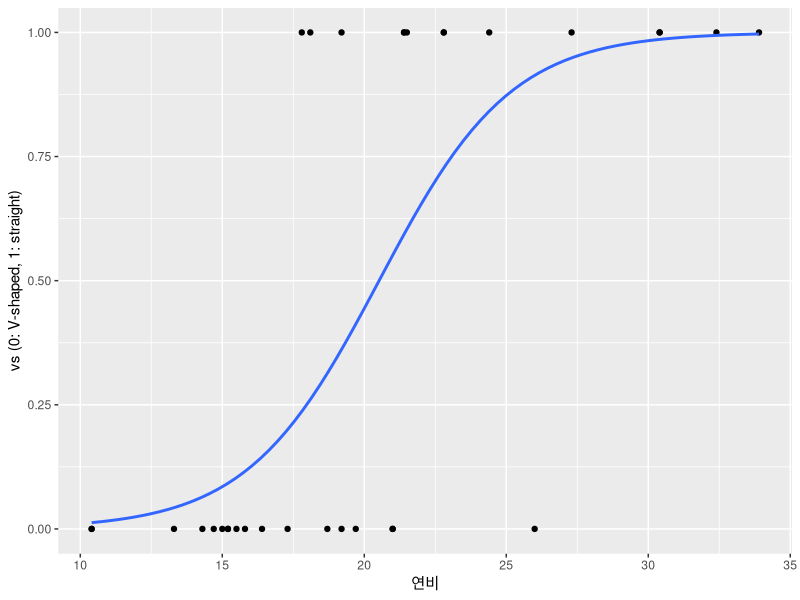
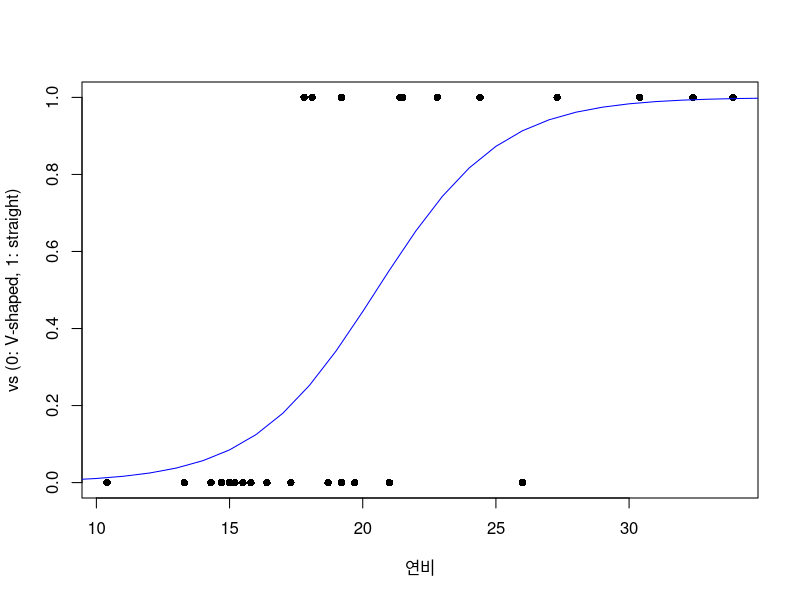

Recreate these plots in R, in order.
# mtcars 데이터 불러오기
library(ggplot2)
data(mtcars)

# 로지스틱 회귀분석
model <- glm(vs ~ mpg, data = mtcars, family = binomial)
mtcars$vs

# 회귀선 그리기
ggplot(mtcars, aes(x = mpg, y = vs)) +
  geom_point() +  # 산점도 추가
  geom_smooth(method = "glm", method.args = list(family = "binomial"), se = FALSE) +
  labs(x = "연비", y = "vs (0: V-shaped, 1: straight)")


X<-c(0:50)
pred<-1/(1+exp(-(model$coefficients[1]+model$coefficients[2]*X)))

# 회귀선 그리기
plot(mtcars$mpg, mtcars$vs, xlab = "연비", 
     ylab = "vs (0: V-shaped, 1: straight)", pch = 16)
lines(X,pred, col = "blue")
